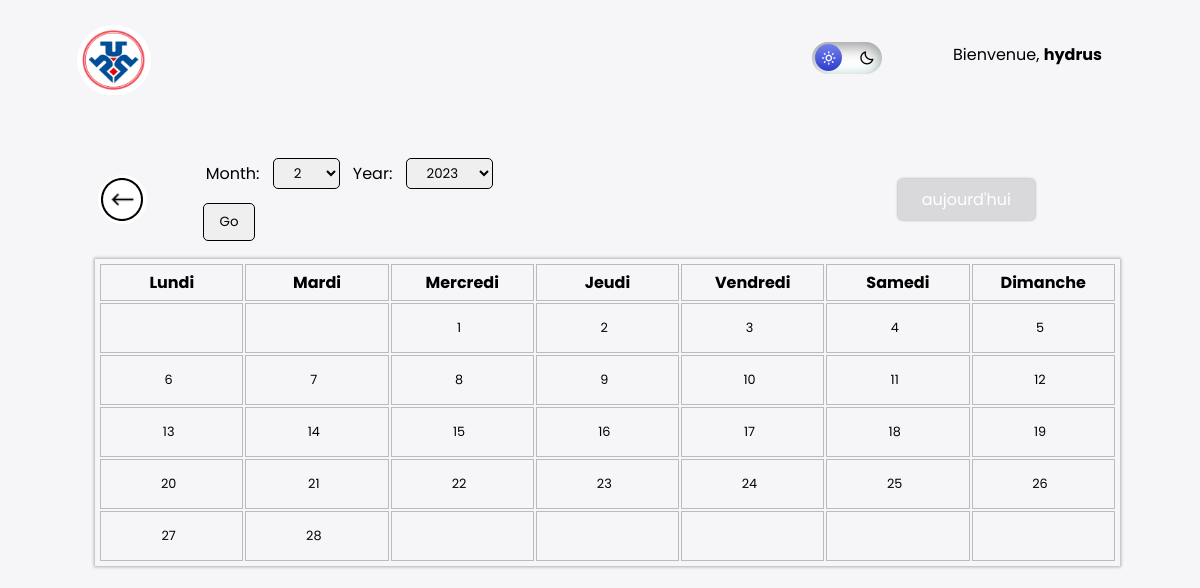
The page /magboard/historique/voir/MagasinTest3/7?page=2 (signed in) on the database as committed earlier.
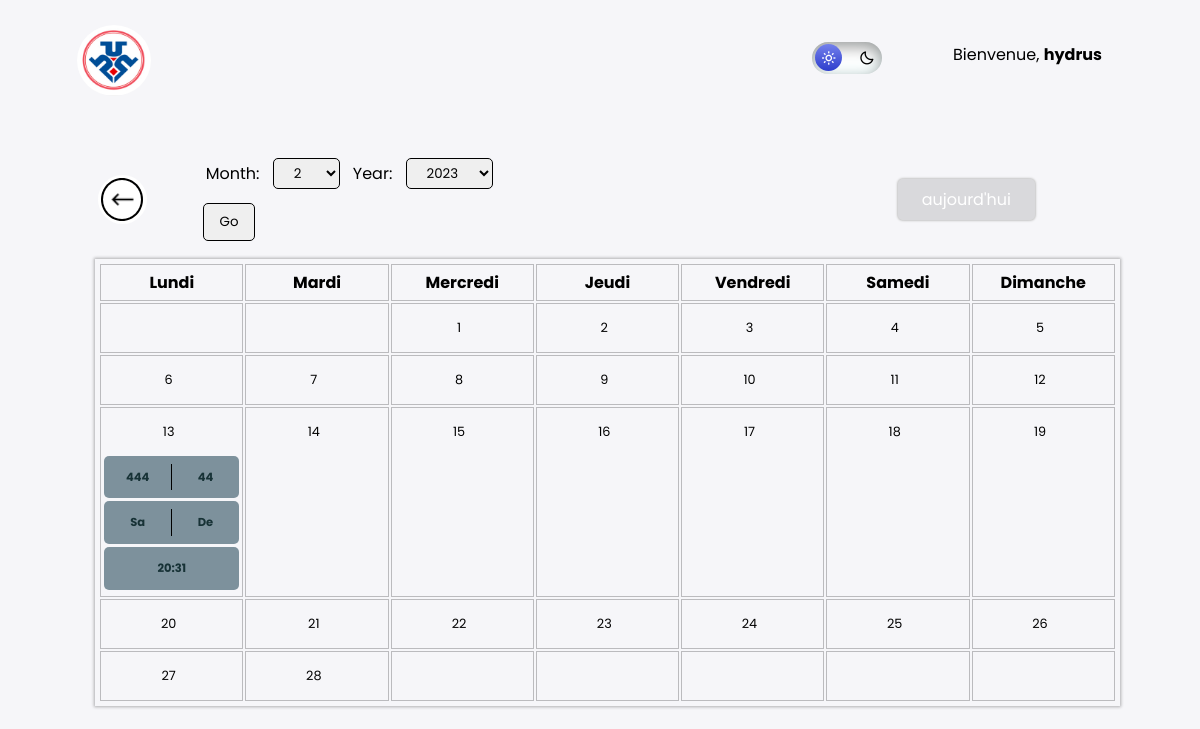
The same page on the database as committed later.
### authentication/models.py (models this page shows)
class User(AbstractUser):
    ADMIN = 'ADMIN'
    DIRECTION = 'DIRECTION'
    SUPERVISEUR = 'SUPERVISEUR'
    COMPTABILITE = 'COMPTABILITE'
    PAIE = 'PAIE'
    MAGASIN = 'MAGASIN'
    RH = 'RH'
    ROLE_CHOICES=(
        (ADMIN, 'ADMIN'),
        (DIRECTION, 'DIRECTION'),
        (SUPERVISEUR, 'SUPERVISEUR'),
        (COMPTABILITE, 'COMPTABILITE'),
        (PAIE, 'PAIE'),
        (MAGASIN, 'MAGASIN'),
        (RH, 'RH'),
    )
    role = models.CharField(max_length=30, choices=ROLE_CHOICES, verbose_name='ROLE')
    code = models.CharField(max_length=3)

### magboard/models.py (models this page shows, shortened)
class Magasin_value(models.Model):
    magasin = models.ForeignKey(Magasin,  on_delete=models.CASCADE)
    nom = models.CharField(max_length=50, blank=True)
    prenom = models.CharField(max_length=50, blank=True)
    clients_no = models.IntegerField(null=True)
    value = models.IntegerField()
    day = models.DateField(default=date.today)
    week = models.IntegerField(default=date.today().isocalendar()[1])
    created_at = models.DateTimeField(auto_now_add=True, null=True)
    class Meta:
        ordering = ['day']

### magboard/views.py (the view)
# urls.py: path('historique/voir/<str:magasin>/<int:no>', views.voirView, name="voir"),
@login_required(login_url='login')
def voirView(request, magasin, no):
    if request.user.role == "ADMIN" or request.user.is_staff or request.user.role == "DIRECTION" or request.user.is_staff or request.user.role == "SUPERVISEUR":
        values = Magasin_value.objects.filter(magasin__user=magasin).order_by('day')
        now = datetime.datetime.now()
        selected_month = int(request.GET.get('month', now.month))
        selected_year = int(request.GET.get('year', now.year))
        month_cal = calendar.monthcalendar(selected_year, selected_month)
        years = range(now.year, now.year + 5)
        month_range = range(1, 13)
        form = MagasinForm()
        current_url = reverse('voir', kwargs={'magasin': magasin, 'no': no})
        return render(request, 'voir.html', {'form': form, 'values': values, 'calendar': month_cal, 'selected_month': selected_month, 'selected_year': selected_year, 'years': years, 'range': month_range, 'current_url': current_url})

### magboard/forms.py
class MagasinForm(forms.Form):
    class Meta:
        model = Magasin_value
        fields = ['nom', 'prenom', 'clients_no', 'value']

### magboard/templates/voir.html (shortened to what this page needs)
{% extends "base.html" %}
{% load static %}
{% block custom-css %}
  <link rel="stylesheet" href="{% static 'css/voier.css' %}">
  <link rel="stylesheet" href="{% static 'css/modalse.css' %}">
{% endblock custom-css %}
{% block content %}
<div class="voir">
  {% if request.user.role == "ADMIN" or request.user.is_staff or request.user.role == "DIRECTION" or request.user.role == "SUPERVISEUR" %}
    <div class="header">
      <div class="control">
        <div class="back">
          <a href="{% url 'home' %}">
            <img src="{% static 'images/icons8-go-back.png' %}" alt="">
          </a>
        </div>
          <form method="get">
            <div class="input-texts">
                <label for="month">Month: </label>
                <select id="month" name="month">
                  {% for i in range %}
                  <option value="{{ i }}" {% if i == selected_month %}selected{% endif %}>{{ i }}</option>
                  {% endfor %}
                </select>
                <label for="year">Year: </label>
                <select id="year" name="year">
                  {% for year in years %}
                  <option value="{{ year }}" {% if year == selected_year %}selected{% endif %}>{{ year }}</option>
                  {% endfor %}
                </select>
            </div>
            <button type="submit">Go</button>
          </form>
      </div>
      <div class="date-page">
            <span class="month-name" ></span>
      </div>
      <div class="date-control">
          <li class="active" id="week-toggle"><a style="text-decoration:none; color:white;" href="{{current_url}}">aujourd'hui</a> </li>
      </div>
    </div>
    <div class="week-content">
          <table class="table">
              <thead>
                <tr>
                    <th class="data-label">Lundi</th>
                    <th class="data-label">Mardi</th>
                    <th class="data-label">Mercredi</th>
                    <th class="data-label">Jeudi</th>
                    <th class="data-label">Vendredi</th>
                    <th class="data-label">Samedi</th>
                    <th class="data-label">Dimanche</th>
                </tr>
              </thead>
              <tbody>
                {% for week in calendar %}
                <tr>
                    {% for day in week %}
                    <td>
                      {% if day %}
                        <p class="day-value">{{ day }}</p>
                      {% for value in values %}
                        {% if value.day.month == selected_month %}
                          {% if value.day.day == day %}
                          <span id="value"><p><a class="value-a" href="#" data-toggle="modal" data-target="#update-value-modal">{{ value.value }}</a></p> <p><a href="#" data-toggle="modal" data-target="#update-value-modal">{{ value.clients_no }}</a></p></span>
                          <span id="value"><p><small class="tooltip-text">Nom </small><a href="#" data-toggle="modal" data-target="#update-value-modal">{{ value.nom}}</a></p> <p><small class="tooltip-text">Prenom</small><a href="#" data-toggle="modal" data-target="#update-value-modal">{{ value.prenom }}</a></p></span>
                          <span id="value" style="width:100%; display: flex; align-items:center; justify-content:center;"><p style="border:none;"><small class="tooltip-text">Hour of Validation</small>{{value.created_at.time}}</p></span>
                          {% endif %}
                        {% endif %}
                      {% endfor %}
                      {% else %}
                      &nbsp;
                      {% endif %}
                    </td>
                    {% endfor %}
                </tr>
                {% endfor %}
              </tbody>
          </table>
    </div>
    {% endif %}
</div>
{% endblock content %}

### templates/base.html (shortened to what this page needs)
{% load static %}
<!DOCTYPE html>
<html lang="fr-fr">
<head>
  <link rel="stylesheet" href="{% static 'css/basic.css' %}">
  <link href='https://unpkg.com/boxicons@2.1.4/css/boxicons.min.css' rel='stylesheet'>
  {% block custom-css %}
  {% endblock custom-css %}
    <link rel="stylesheet" href="https://cdnjs.cloudflare.com/ajax/libs/font-awesome/6.1.1/css/all.min.css">
</head>
<body id="main-body">
  <div class="container">
    <section class="main">
      <aside>
        <div class="right">
          <div class="top">
            <div class="logo-container">
              <a href="{% url 'home' %}" class="logo">
                <div class="img-container">
                  <img src="{% static 'images/unifrais.jpg' %}">
                </div>
              </a>
            </div>
            <div class="theme-toggler">
              <label class="darkmode-toggle" for="darkmode-toggle" id="toggle_dark">
                  <i class="bx bx-sun"></i>
                  <i class="bx bx-moon"></i>
              </label>
            </div>
              <div class="info">
                <p>Bienvenue, <b>{{request.user.username}}</b></p>
              </div>
          </div>
        </div>
      </aside>
      <div class="content">
        {% block content %}
        {% endblock content %}
      </div>
    </section>
  </div>
</body>
</html>

### static/css/basic.css (style rules this page uses)
:root { --primary-color: #7380ec; --background-color: #f6f6f9; --dark-background-color: #242424; --color-white: #ffffff; }
* { margin: 0; padding: 0; outline: none; border: none; text-decoration: none; box-sizing: border-box; font-family: "Poppins"; }
body { background: var(--background-color); height: 100vh; overflow: hidden; }
.container { display: flex; justify-content: space-between; }
.logo-container { width: fit-content; display: flex; align-items: center; justify-content: center; height: 10%; }
.logo-container .logo { display: flex; align-items: center; justify-content: space-between; width: 100%; padding: 0; height: 100%; }
.logo-container .logo .img-container { width: 100px !important; height: 95% !important; display: flex; align-items: center; justify-content: center; border-radius: 50%; }
.logo-container .logo .img-container img { width: 85%; height: 85%; object-fit: fill; border-radius: 50%; box-sizing: border-b-ox; }
aside { padding-bottom: 40px; background-color: transparent; }
label.darkmode-toggle { width: 70px; height: 32px; cursor: pointer; position: relative; right: 10%; top: 0; display: block; background: white; border-radius: 200px; transition: all 0.4s ease; display: flex; align-items: center; justify-content: space-between; box-shadow: inset 0px 5px 15px rgba(0, 0, 0, 0.4), inset 0px -5px 15px rgba(225, 255, 255, 0.4); }
label.darkmode-toggle .bx-sun { padding-left: 0.55rem; z-index: 2; color: white; }
label.darkmode-toggle .bx-moon { padding-right: 0.45rem; z-index: 2; }
label.darkmode-toggle::after { content: ""; width: 27px; height: 27px; display: flex; justify-self: center; align-self: center; position: absolute; transition: 0.4s ease; top: 2px; left: 3px; background: linear-gradient(180deg, #7380ec, #2e3ecc); border-radius: 100px; box-sizing: 0 5px 10px rgba(0, 0, 0, 0.2); }
.right { margin-top: 1.4rem; }
.right .top { display: flex; justify-content: end; gap: 2rem; margin-right: 50px; }
.right .top .logo-container { display: flex; position: absolute; height: 5.5rem; width: 5.5rem; left: 2%; top: 2%; }
.main { position: relative; padding-top: 20px; padding-left: 15px; width: calc(100% ) !important; height: 100%; margin: 0 3rem; }
.content { width: 100%; height: 90vh; box-sizing: border-box; padding: 1rem; overflow-x: hidden; overflow-y: scroll; position: relative; }

### magboard/templates/voir.html (style rules this page uses)
.back { padding-right: 3rem; }
.back a { padding: .2rem; width: fit-content; height: fit-content; box-sizing: border-box; background: white; display: flex; border-radius: 50px 50px; }

Rows that differ between the two databases and show on the page:
added Magasin_value: value "444", clients_no "44", nom "Sa", prenom "De", created_at.time "20:31"
